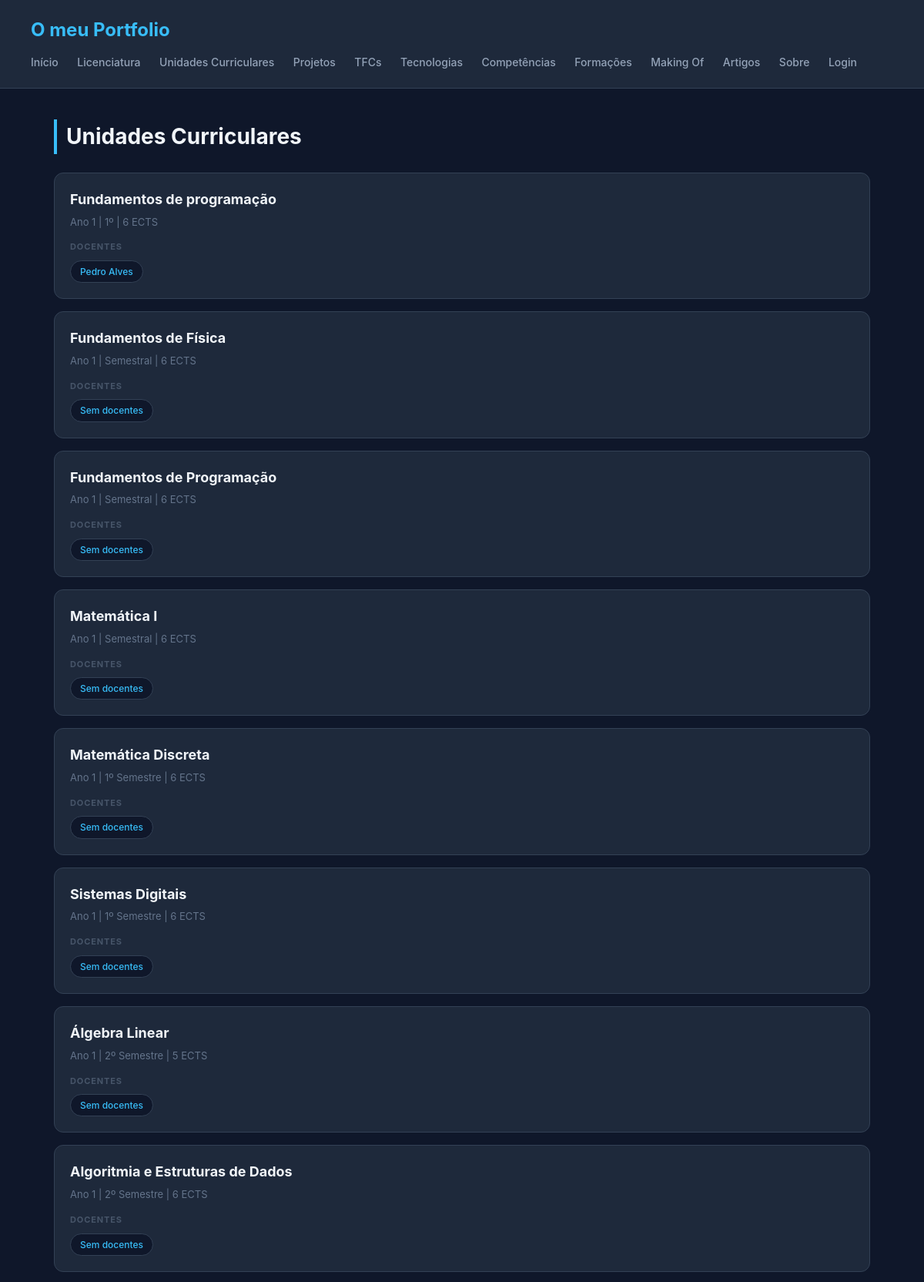
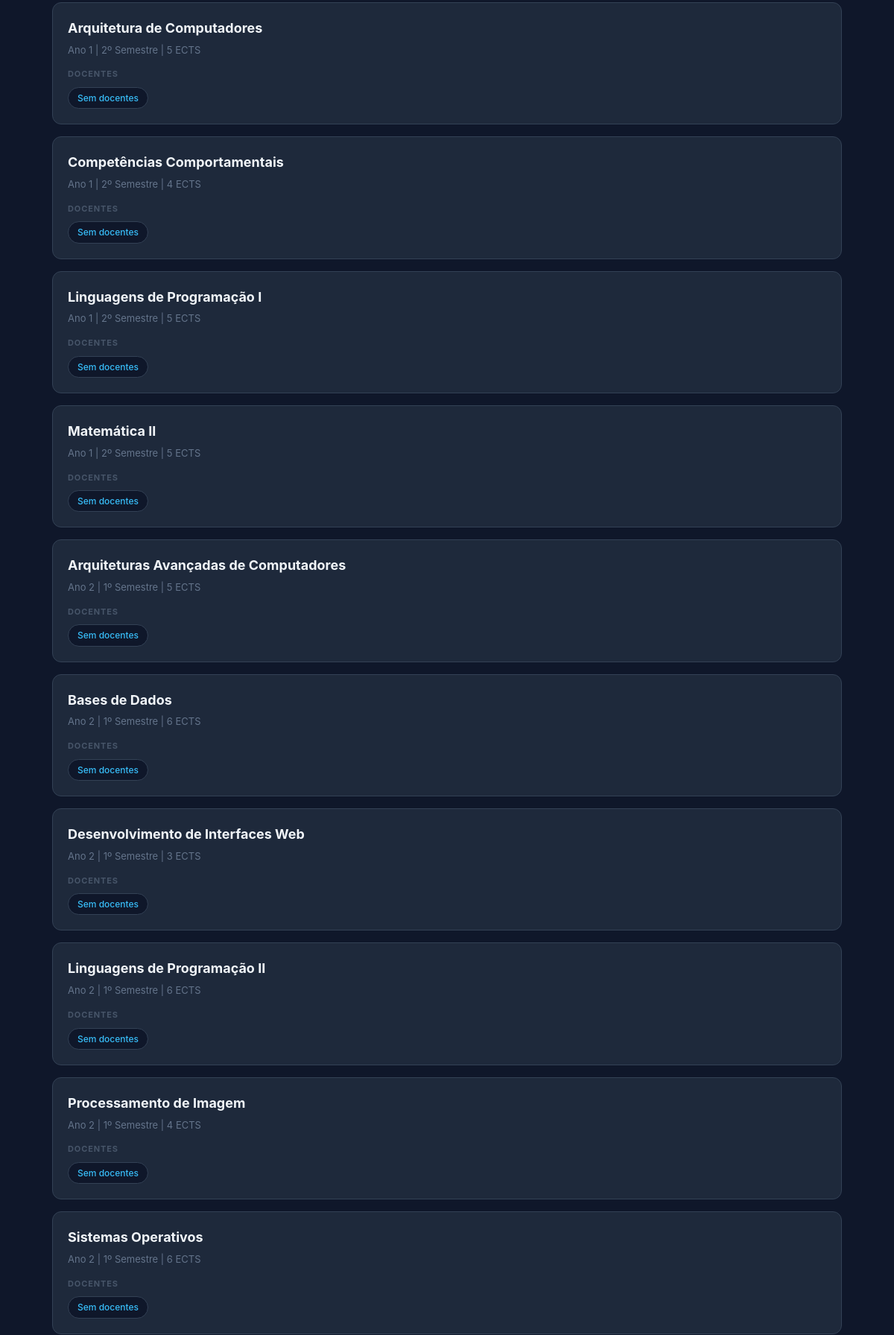
/unidades-curriculares/ (upper part), run on the app's committed database (2 pictures, top to bottom).
### portfolio/models.py (models this page shows, shortened)
class UnidadeCurricular(models.Model):
    nome = models.CharField(max_length=100)
    ano = models.IntegerField()
    semestre = models.CharField(max_length=20)
    ects = models.IntegerField()
    imagem = models.ImageField(upload_to='cadeiras/', null=True, blank=True)
    link = models.URLField(max_length=300, null=True, blank=True)
    licenciatura = models.ForeignKey(Licenciatura, on_delete=models.CASCADE, related_name='unidades_curriculares')
    docentes = models.ManyToManyField(Docente, related_name='unidades_curriculares')

class Docente(models.Model):
    nome = models.CharField(max_length=100)
    biografia = models.TextField(blank=True)

### portfolio/views.py (the view)
# urls.py: path('unidades-curriculares/', views.ucs_view, name='ucs'),
def ucs_view(request):
    ucs = UnidadeCurricular.objects.prefetch_related('docentes').select_related('licenciatura').all()
    return render(request, "portfolio/ucs.html", {'ucs': ucs})

### portfolio/templates/portfolio/ucs.html
{% extends "portfolio/base.html" %}
{% block content %}
<h2>Unidades Curriculares</h2>
<section>
    {% for uc in ucs %}
    <article>
        <header>
            <h3>{{ uc.nome }}</h3>
            <p>Ano {{ uc.ano }} | {{ uc.semestre }} | {{ uc.ects }} ECTS</p>
        </header>
        <section>
            <h4>Docentes</h4>
            <ul>
                {% for docente in uc.docentes.all %}
                    <li>{{ docente.nome }}</li>
                {% empty %}
                    <li>Sem docentes</li>
                {% endfor %}
            </ul>
        </section>
    </article>
    {% endfor %}
</section>
{% endblock %}

### portfolio/static/portfolio/styles.css (style rules this page uses)
* { box-sizing: border-box; margin: 0; padding: 0; }
body { font-family: "Inter", "Segoe UI", system-ui, sans-serif; background: #0f172a; color: #e2e8f0; line-height: 1.6; }
h2 { font-size: 28px; margin-bottom: 24px; color: #f1f5f9; border-left: 4px solid #38bdf8; padding-left: 12px; }
section > article { background: #1e293b; border: 1px solid #334155; border-radius: 12px; padding: 20px; margin-bottom: 16px; transition: all 0.25s ease; }
article > header h3 { font-size: 18px; color: #f1f5f9; margin-bottom: 4px; }
article > header p { font-size: 13px; color: #64748b; }
article > section { margin-top: 14px; }
article > section h4 { font-size: 11px; text-transform: uppercase; letter-spacing: 0.08em; color: #475569; margin-bottom: 8px; }
article > section ul { list-style: none; display: flex; flex-wrap: wrap; gap: 8px; margin-top: 6px; }
article > section ul li { background: #0f172a; border: 1px solid #334155; color: #38bdf8; padding: 4px 12px; border-radius: 999px; font-size: 12px; font-weight: 500; }

### data on the page
UnidadeCurricular: nome "Fundamentos de programação", ano "1", semestre "1º", ects "6"
Docente: nome "Pedro Alves"
UnidadeCurricular: nome "Fundamentos de Física", ano "1", semestre "Semestral", ects "6"
UnidadeCurricular: nome "Fundamentos de Programação", ano "1", semestre "Semestral", ects "6"
UnidadeCurricular: nome "Matemática I", ano "1", semestre "Semestral", ects "6"
UnidadeCurricular: nome "Matemática Discreta", ano "1", semestre "1º Semestre", ects "6"
UnidadeCurricular: nome "Sistemas Digitais", ano "1", semestre "1º Semestre", ects "6"
UnidadeCurricular: nome "Álgebra Linear", ano "1", semestre "2º Semestre", ects "5"
UnidadeCurricular: nome "Algoritmia e Estruturas de Dados", ano "1", semestre "2º Semestre", ects "6"
UnidadeCurricular: nome "Arquitetura de Computadores", ano "1", semestre "2º Semestre", ects "5"
UnidadeCurricular: nome "Competências Comportamentais", ano "1", semestre "2º Semestre", ects "4"
UnidadeCurricular: nome "Linguagens de Programação I", ano "1", semestre "2º Semestre", ects "5"
UnidadeCurricular: nome "Matemática II", ano "1", semestre "2º Semestre", ects "5"
UnidadeCurricular: nome "Arquiteturas Avançadas de Computadores", ano "2", semestre "1º Semestre", ects "5"
UnidadeCurricular: nome "Bases de Dados", ano "2", semestre "1º Semestre", ects "6"
UnidadeCurricular: nome "Desenvolvimento de Interfaces Web", ano "2", semestre "1º Semestre", ects "3"
UnidadeCurricular: nome "Linguagens de Programação II", ano "2", semestre "1º Semestre", ects "6"
UnidadeCurricular: nome "Processamento de Imagem", ano "2", semestre "1º Semestre", ects "4"
UnidadeCurricular: nome "Sistemas Operativos", ano "2", semestre "1º Semestre", ects "6"
